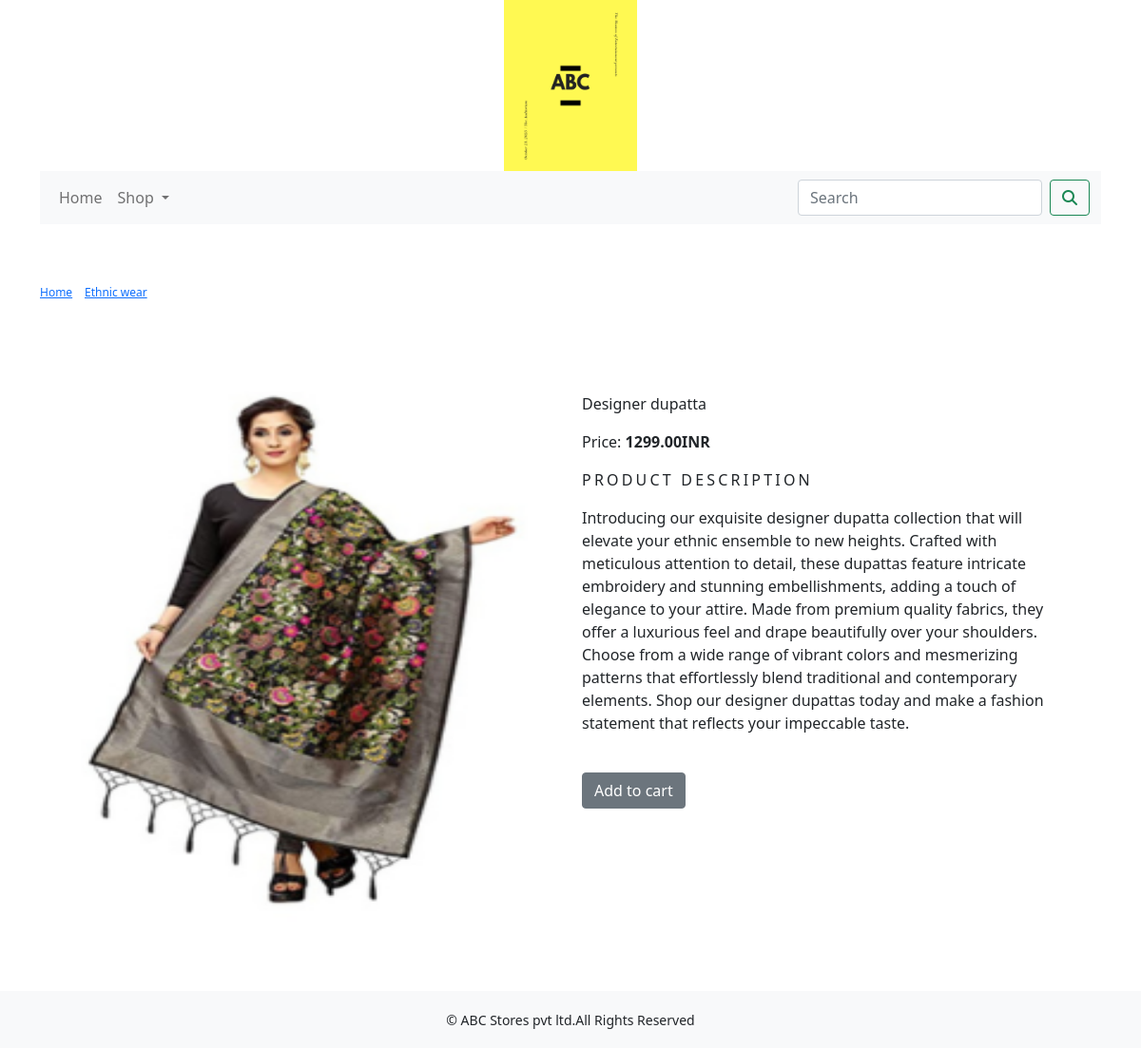
The app's page /shop/ethnic-wear/designer-dupatta/ with its own data.
### shop/models.py (models this page shows, shortened)
class Product(models.Model):
    name= models.CharField(max_length=250,unique=True)
    slug= models.SlugField(max_length=250,unique=True)
    desc= models.TextField(blank=True)
    price= models.DecimalField(max_digits=10,decimal_places=2)
    category= models.ForeignKey(Category,on_delete=models.CASCADE)
    image= models.ImageField(upload_to='product',blank=True)
    stock= models.IntegerField()
    available= models.BooleanField(default=True)
    created= models.DateTimeField(auto_now_add=True)
    updated= models.DateTimeField(auto_now=True)
    class Meta:
        ordering= ('name', )
        verbose_name= 'product'
        verbose_name_plural= 'products'

class Category(models.Model):
    name= models.CharField(max_length=250,unique=True)
    slug= models.SlugField(max_length=250,unique=True)
    desc= models.TextField(blank=True)
    image= models.ImageField(upload_to='category',blank=True)
    class Meta:
        ordering= ('name', )
        verbose_name= 'category'
        verbose_name_plural= 'categories'
    def get_url(self):
        return reverse('shop:products_by_category',args=[self.slug])
    def __str__(self):
        return '{}'.format(self.name)

### shop/views.py (the view)
# urls.py: path('<slug:c_slug>/<slug:product_slug>/',views.proDetail, name= 'prodCatDetail'),
def proDetail(request,c_slug,product_slug):
    try:
        product=Product.objects.get(category__slug=c_slug,slug=product_slug)
    except Exception as e:
        raise e
    return render(request,'product.html',{'product':product})

### cart/context_processors.py (called while the page is built)
def counter(request):
    item_count=0
    if 'admin' in request.path:
        return {}
    else:
        try:
            cart=Cart.objects.filter(cart_id=_cart_id(request))
            cart_items=CartItem.objects.all().filter(cart=cart[:1])
            for cart_item in cart_items:
                item_count += cart_item.quantity
        except Cart.DoesNotExist:
            item_count = 0
    return dict(item_count=item_count)

### cart/views.py (called while the page is built)
def _cart_id(request):
    cart= request.session.session_key
    if not cart:
        cart= request.session.create()
    return cart

### shop/context_processors.py (called while the page is built)
def menu_links(request):
    links=Category.objects.all()
    return dict(links=links)

### templates/product.html (shortened to what this page needs)
{% extends 'base.html' %}
{% load static %}
{% block body %}
<div class="row my_prod_row_class">
  <div class="mx-auto">
    <p><a href="{% url 'shop:allProdCat' %}">Home</a> | <a href="{{product.category.get_url}}">{{product.category}}</a> | {{product.name}}</p>
  </div>
</div><br>
<div class="container">
    <br>
 <div class="row">
    <div class="col-12 col-sm-12 col-md-12 col-lg-6 text-center">
        <div style="min-width: 18rem">
            <img src="{{product.image.url}}" alt="{{product.name}}" width="500" height="570">
        </div>
    </div>
        <div class="col-12 col-sm-12 col-md-12 col-lg-6">
            <h1 class="my_prod_title">{{product.name}}</h1>
            <p>Price:<b> {{product.price}}INR</b></p>
            <p class="my_title">Product Description</p>
            <p class="text-justify my_prod_text">{{product.desc}}</p>
            {% if product.stock <= 0 %}
              <p class="text-justify my_prod_text"><b>Sorry, Out of stock!</b></p>
            {% else %}
              <br><a class="btn btn-secondary" href="{% url 'cart:add_cart' product.id %}">Add to cart</a>
            {% endif %}
        </div>
 </div>
</div>    <br><br>
{% endblock %}

### static/css/custom.css (style rules this page uses)
body { font-family: 'Roboto', sans-serif; }
.my_title { font-size: 16px; text-transform: uppercase; letter-spacing: .2em; }
.my_prod_row_class { padding-top: 15px; padding-bottom: 20px; }
.my_prod_row_class .mx-auto { color: #0000; font-size: 12px; text-decoration: none; }
.my_prod_title { font-size: 16px; text-transform: uppercase: letter-spacing: .2em; padding-top: 15px; padding-bottom: 10px; }
.my_prod_text { padding-right: 20px; }

### records on screen
Product: category "Ethnic wear", image (picture), name "Designer dupatta", price "1299.00", desc "Introducing our exquisite designer dupatta collection that will elevate your ethnic ensemble to new heights. Crafted with meticulous attention to detail, these dupattas feature intricate embroidery and stunning embellishments, adding a touch of elegance to your attire. Made from premium quality fabrics, they offer a luxurious feel and drape beautifully over your shoulders. Choose from a wide range of vibrant colors and mesmerizing patterns that effortlessly blend traditional and contemporary elements. Shop our designer dupattas today and make a fashion statement that reflects your impeccable taste."
